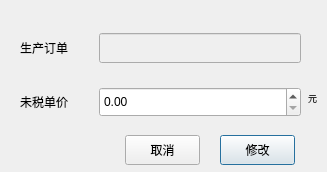
<?xml version="1.0" encoding="UTF-8"?>
<ui version="4.0">
 <class>DialogModPrice</class>
 <widget class="QDialog" name="DialogModPrice">
  <property name="geometry">
   <rect>
    <x>0</x>
    <y>0</y>
    <width>327</width>
    <height>172</height>
   </rect>
  </property>
  <property name="minimumSize">
   <size>
    <width>327</width>
    <height>172</height>
   </size>
  </property>
  <property name="maximumSize">
   <size>
    <width>327</width>
    <height>172</height>
   </size>
  </property>
  <property name="windowTitle">
   <string>Dialog</string>
  </property>
  <widget class="QPushButton" name="pushButton_ok">
   <property name="geometry">
    <rect>
     <x>220</x>
     <y>135</y>
     <width>75</width>
     <height>30</height>
    </rect>
   </property>
   <property name="minimumSize">
    <size>
     <width>0</width>
     <height>30</height>
    </size>
   </property>
   <property name="text">
    <string>修改</string>
   </property>
  </widget>
  <widget class="QPushButton" name="pushButton__cancle">
   <property name="geometry">
    <rect>
     <x>125</x>
     <y>135</y>
     <width>75</width>
     <height>30</height>
    </rect>
   </property>
   <property name="minimumSize">
    <size>
     <width>0</width>
     <height>30</height>
    </size>
   </property>
   <property name="text">
    <string>取消</string>
   </property>
  </widget>
  <widget class="QWidget" name="layoutWidget">
   <property name="geometry">
    <rect>
     <x>20</x>
     <y>20</y>
     <width>281</width>
     <height>111</height>
    </rect>
   </property>
   <layout class="QGridLayout" name="gridLayout">
    <property name="horizontalSpacing">
     <number>31</number>
    </property>
    <property name="verticalSpacing">
     <number>11</number>
    </property>
    <item row="0" column="0">
     <widget class="QLabel" name="label">
      <property name="minimumSize">
       <size>
        <width>0</width>
        <height>30</height>
       </size>
      </property>
      <property name="text">
       <string>生产订单</string>
      </property>
      <property name="alignment">
       <set>Qt::AlignRight|Qt::AlignTrailing|Qt::AlignVCenter</set>
      </property>
     </widget>
    </item>
    <item row="0" column="1">
     <widget class="QLineEdit" name="lineEdit_orderID">
      <property name="enabled">
       <bool>false</bool>
      </property>
      <property name="minimumSize">
       <size>
        <width>0</width>
        <height>30</height>
       </size>
      </property>
     </widget>
    </item>
    <item row="1" column="0">
     <widget class="QLabel" name="label_2">
      <property name="minimumSize">
       <size>
        <width>0</width>
        <height>30</height>
       </size>
      </property>
      <property name="text">
       <string>未税单价</string>
      </property>
      <property name="alignment">
       <set>Qt::AlignRight|Qt::AlignTrailing|Qt::AlignVCenter</set>
      </property>
     </widget>
    </item>
    <item row="1" column="1">
     <widget class="QDoubleSpinBox" name="doubleSpinBox">
      <property name="minimumSize">
       <size>
        <width>0</width>
        <height>30</height>
       </size>
      </property>
      <property name="maximum">
       <double>999999.989999999990687</double>
      </property>
     </widget>
    </item>
   </layout>
  </widget>
  <widget class="QLabel" name="label_3">
   <property name="geometry">
    <rect>
     <x>308</x>
     <y>90</y>
     <width>72</width>
     <height>15</height>
    </rect>
   </property>
   <property name="font">
    <font>
     <family>Arial</family>
     <pointsize>7</pointsize>
    </font>
   </property>
   <property name="text">
    <string>元</string>
   </property>
  </widget>
 </widget>
 <resources/>
 <connections/>
</ui>
